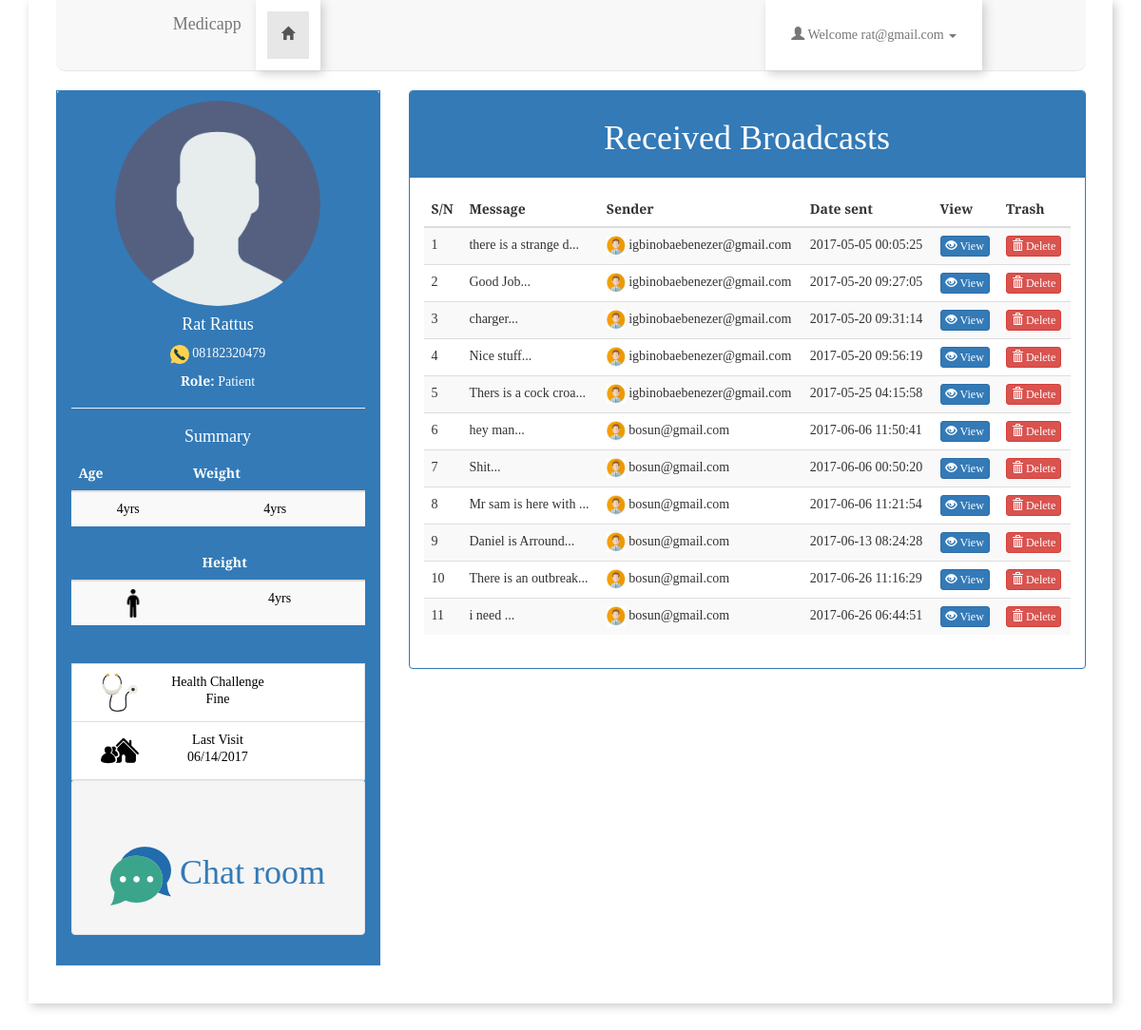
The app's page /patient/view_alerts.php (signed in) with its own data.
### tables this page shows
CREATE TABLE `user` (
  `id` int(11) NOT NULL,
  `first_name` text NOT NULL,
  `last_name` text NOT NULL,
  `Location` text NOT NULL,
  `role` text NOT NULL,
  `medical_id` varchar(1000) NOT NULL,
  `phone` varchar(100) NOT NULL,
  `email` text NOT NULL,
  `password` text NOT NULL,
  `alert` varchar(1000) NOT NULL
);

CREATE TABLE `medical_profile` (
  `user_id` int(11) NOT NULL,
  `first_name` varchar(250) NOT NULL,
  `last_name` varchar(250) NOT NULL,
  `phone` varchar(250) NOT NULL,
  `Location` varchar(300) NOT NULL,
  `document` text NOT NULL,
  `age` varchar(200) NOT NULL,
  `height` varchar(200) NOT NULL,
  `user` varchar(200) NOT NULL,
  `email` varchar(250) NOT NULL,
  `weight` varchar(200) NOT NULL,
  `sickness` varchar(200) NOT NULL,
  `last_visit` varchar(200) NOT NULL
);

CREATE TABLE `alerts` (
  `id` int(11) NOT NULL,
  `message` text NOT NULL,
  `name_of_doctor` text NOT NULL,
  `alert_date` timestamp NOT NULL DEFAULT CURRENT_TIMESTAMP ON UPDATE CURRENT_TIMESTAMP
);

### patient/view_alerts.php (the view, shortened to what this page needs)
<?php
$username = $_SESSION['username'];
  $select_from_db = "SELECT * FROM user where email = '$_SESSION[username]'";
   $sql_query = mysqli_query($connected , $select_from_db);
  while ($rows = mysqli_fetch_array($sql_query)) {
     $last_name = $rows['last_name'];
     $first_name = $rows['first_name'];
     $phone = $rows['phone'];
     $name = $first_name .'  '. $last_name;
}
if (isset($_SESSION['username']) && isset($_SESSION['role']) && isset($_SESSION['user_id'])) {
  $username = $_SESSION['username'];
}else{
  header('Location: ../login.php');
}
?>
<!DOCTYPE html>
<html>
<head>
  <link rel="stylesheet" type="text/css" href="../css/bootstrap.min.css">
  <link rel="stylesheet" type="text/css" href="../css/style.css">
</head>
<body>
<div id="overallcontent" style="">
  <header >
  <nav class="navbar navbar-default navbar-static-top" style="border-radius: 0 0 10px 10px;">
  <div class="container-fluid"  id="nav_header">
    <div class="navbar-header">
      <a class="navbar-brand" href="#" style="">Medicapp</a>
    </div>
    <div class="collapse navbar-collapse" id="bs-example-navbar-collapse-1">
      <ul class="nav navbar-nav">
       <li class="active">
         <a href="user_dashboard.php" ><span class="glyphicon glyphicon-home"></span></a>
        </li>
      </ul>
      <ul class="nav navbar-nav navbar-right">
       <li class="dropdown">
              <a href="#" class="dropdown-toggle" data-toggle="dropdown" style=""><span class="glyphicon glyphicon-user"></span>  Welcome <?php echo $username; ?> <b class="caret" style=""></b></a>
        </li>
      </ul>
    </div>
  </div>
</nav>
</header>
<article>
 <div class="row">
   <div class="col-lg-4 text-center"  id="" style="color: white;transform: translateY(-20px);">
  <?php include 'patient_sidebar.php';  ?>
  </div>
<section >
 <div class="col-lg-8"  id="divz">
   <div class="panel panel-primary">
     <div class="panel-heading"> <h1 class="text-center ">Received Broadcasts</h1></div>
     <div class="panel-body">
        <table class=" table table-striped table-responsive">
      <thead>
       <tr>
         <th>S/N</th>
         <th>Message</th>
         <th>Sender</th>
         <th>Date sent</th>
         <th>View</th>
         <th>Trash</th>
       </tr>
      </thead>
      <tbody>
       <?php
          $fetch_emergencies = "SELECT * FROM Alerts
          ";
          $sql_query = mysqli_query($connected , $fetch_emergencies);
          $serial_no_listing = 1;
           while ($rows = mysqli_fetch_array($sql_query)) {
            $alert = substr($rows['message'], 0,20);
            $sender = $rows['name_of_doctor'];
            $date = $rows['alert_date'];
            echo '
              <tr>
               <td>'.$serial_no_listing.'</td>
               <td>'. $alert.'...</td>
               <td><img src="../img/capturec.PNG" width="20px"> '.$sender.'</td>
               <td>'.$date.'</td>
               <td><a href="open_alerts.php?alert_id='.$rows['id'].'" class="btn btn-primary btn-xs"><span class="glyphicon glyphicon-eye-open"></span>&nbsp;View</a></td>
               <td><a href="view_alerts.php?del_id='.$rows['id'].'" class="btn btn-danger btn-xs"><span class="glyphicon glyphicon-trash"></span>&nbsp;Delete</a></td>
              </tr>
            ';
            $serial_no_listing++;
           }
       ?>
      </tbody>
    </table>
     </div>
   </div>
  </div>
</section>
</div>
</article>
</div>
<div style="height: 100px;"></div>
</body>
</html>

### patient/patient_sidebar.php (shortened to what this page needs)
 <?php
$fetch_medical_profile = "SELECT * FROM  medical_profile WHERE  email = '$username'";
$sql_query = mysqli_query($connected , $fetch_medical_profile);
$rows = mysqli_fetch_assoc($sql_query) ;
  $age = $rows['age'];
  $height = $rows['height'];
  $weight = $rows['weight'];
  $last_visit = $rows['last_visit'];
  $sickness = $rows['sickness'];
 ?>
<div class="panel panel-primary" style="border-radius: 0; " style="transform: translateY(-25px);">
    <div class="panel-heading" style="height: auto">
    <img src="../img/user.png" class="img-circle"  width="70%" height=""><br>
    <h4><?php echo  $name ;   ?></h4>
    <img src="../img/mobile-phone.png" width="20px"> <?php echo $phone;    ?><br>
    <h5><strong>Role: </strong>  <?php echo $_SESSION['role']; ?> </h5>
    <hr class="page-heading">
    <h4 class="text-center">Summary</h4>
     <table class="table table-striped">
        <thead>
              <tr>
                <th>Age</th>
                <th >Weight</th>
              </tr>
       </thead>
       <tbody>
             <td  id="i" ><?php echo  $age;  ?></td>
             <td id="i"><?php echo  $weight;  ?></td>
       </tbody>
     </table>
     <table class="table table-striped">
        <thead>
              <tr>
                <th></th>
                <th >Height</th>
              </tr>
       </thead>
       <tbody>
             <td><img src="../img/standing-up-man-.png" width="30px"></td>
             <td id="i"><?php  echo $height;  ?></td>
       </tbody>
     </table><br>
   <aside class="list-group-item" href="">
        <div class="col-sm-2"><img src="../img/stethoscope (1).png" width="40px"></div>
        <div class="col-sm-8">
          <p class="list-group-item-text" id="i">Health Challenge<br><?php echo  $last_visit;  ?></p>
        </div>
   </aside>
   <aside class="list-group-item" href="">
        <div class="col-sm-2"><img src="../img/house-visiting.png" width="40px"></div>
        <div class="col-sm-8">
          <p class="list-group-item-text" id="i">Last Visit<br><?php echo  $sickness;  ?></p>
        </div>
   </aside>
    <a href="chat_room.php">
         <div class="well" id="chat_room"><h1 style="margin-top: 50px"><span id="chat"><img src="../img/chat.png"> <span  >Chat room</span>  </h1>
         </div>
        </a>
  </div>
  </div>

### css/style.css (style rules this page uses)
body { font-family: 'Open Sans', sans-serif; margin: 0 auto; width: 80%; background-attachment: fixed; background-size: cover; }
#overallcontent { box-shadow: 3px 3px 10px#cbcbcb ; padding-top: 100px: }
article { margin: 0 auto; width: 80%; }
.navbar { border-radius: 0; }
header { width: 80%; margin: 0 auto; }
#nav_header { margin: 0 auto; width: 80%; }
#i { color: black; }

### patient/view_alerts.php (style rules this page uses)
body { font-family: 'Josefin Slab', serif; margin: 0 auto; width: 95%; }

### patient/patient_sidebar.php (style rules this page uses)
header { width: 95%; margin: 0 auto; }
ul { background-color: white; cursor: pointer; box-shadow: 3px 3px 10px#cbcbcb ; }
li { padding:12px; }
body { width: 95%; font-family: 'Josefin Slab', serif; margin: 0 auto; width: 95%; }
article { width: 95%; }

### records on screen
user: name "Rat Rattus", phone "08182320479"
medical_profile: age "4yrs", weight "4yrs", height "4yrs", last_visit "Fine", sickness "06/14/2017"
alerts: message "there is a strange d", name_of_doctor "igbinobaebenezer@gmail.com", alert_date "2017-05-05 00:05:25"
alerts: message "Good Job", name_of_doctor "igbinobaebenezer@gmail.com", alert_date "2017-05-20 09:27:05"
alerts: message "charger", name_of_doctor "igbinobaebenezer@gmail.com", alert_date "2017-05-20 09:31:14"
alerts: message "Nice stuff", name_of_doctor "igbinobaebenezer@gmail.com", alert_date "2017-05-20 09:56:19"
alerts: message "Thers is a cock croa", name_of_doctor "igbinobaebenezer@gmail.com", alert_date "2017-05-25 04:15:58"
alerts: message "hey man", name_of_doctor "bosun@gmail.com", alert_date "2017-06-06 11:50:41"
alerts: message "Shit", name_of_doctor "bosun@gmail.com", alert_date "2017-06-06 00:50:20"
alerts: message "Mr sam is here with", name_of_doctor "bosun@gmail.com", alert_date "2017-06-06 11:21:54"
alerts: message "Daniel is Arround", name_of_doctor "bosun@gmail.com", alert_date "2017-06-13 08:24:28"
alerts: message "There is an outbreak", name_of_doctor "bosun@gmail.com", alert_date "2017-06-26 11:16:29"
alerts: message "i need", name_of_doctor "bosun@gmail.com", alert_date "2017-06-26 06:44:51"

### other values on screen
$username "rat@gmail.com"
$_SESSION['role'] "Patient"
